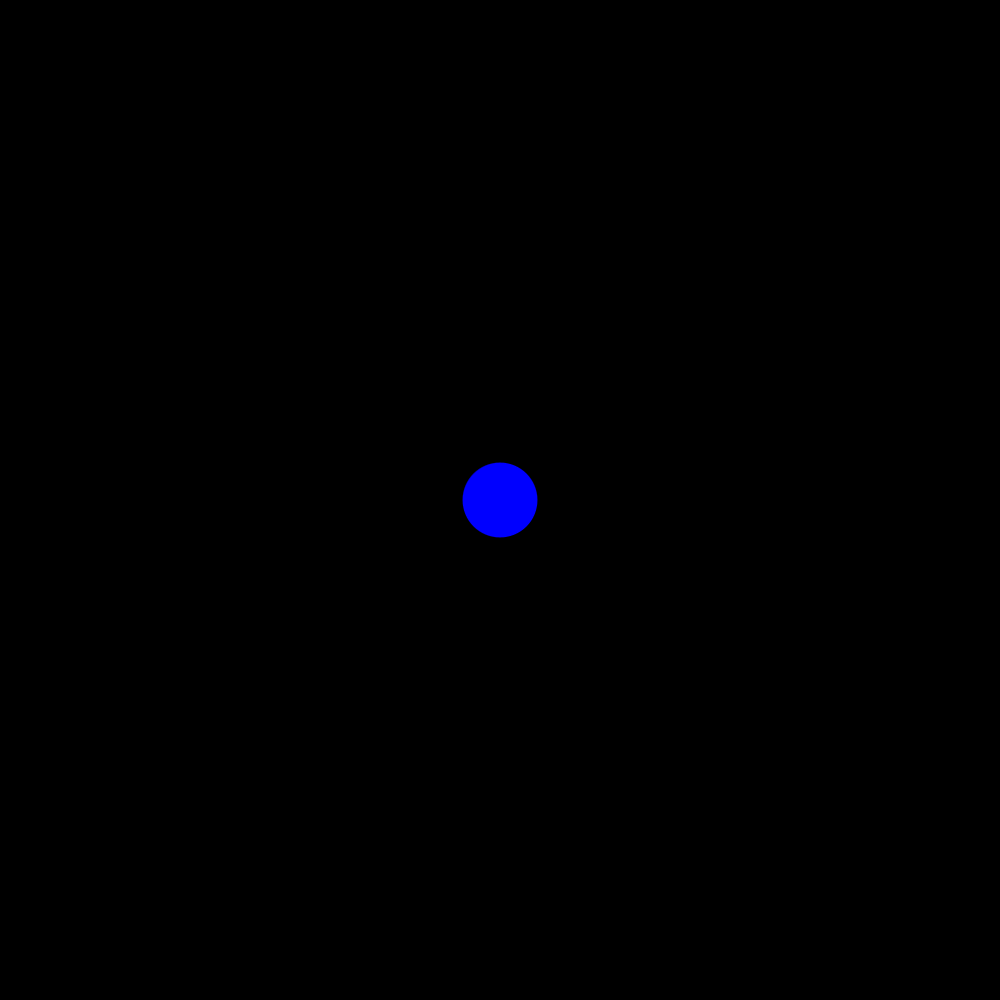
Frame 1 (no input)
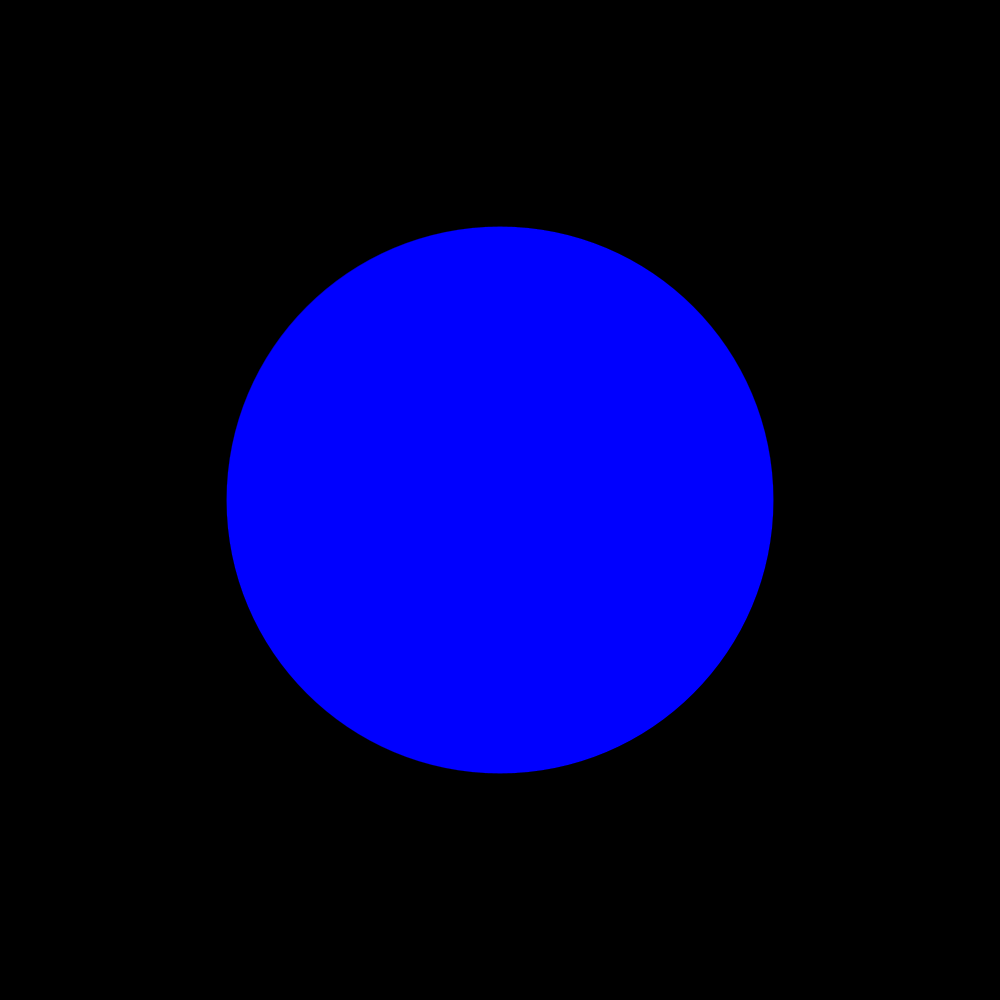
Frame 60 (the mouse pressed at the canvas centre just before this capture)
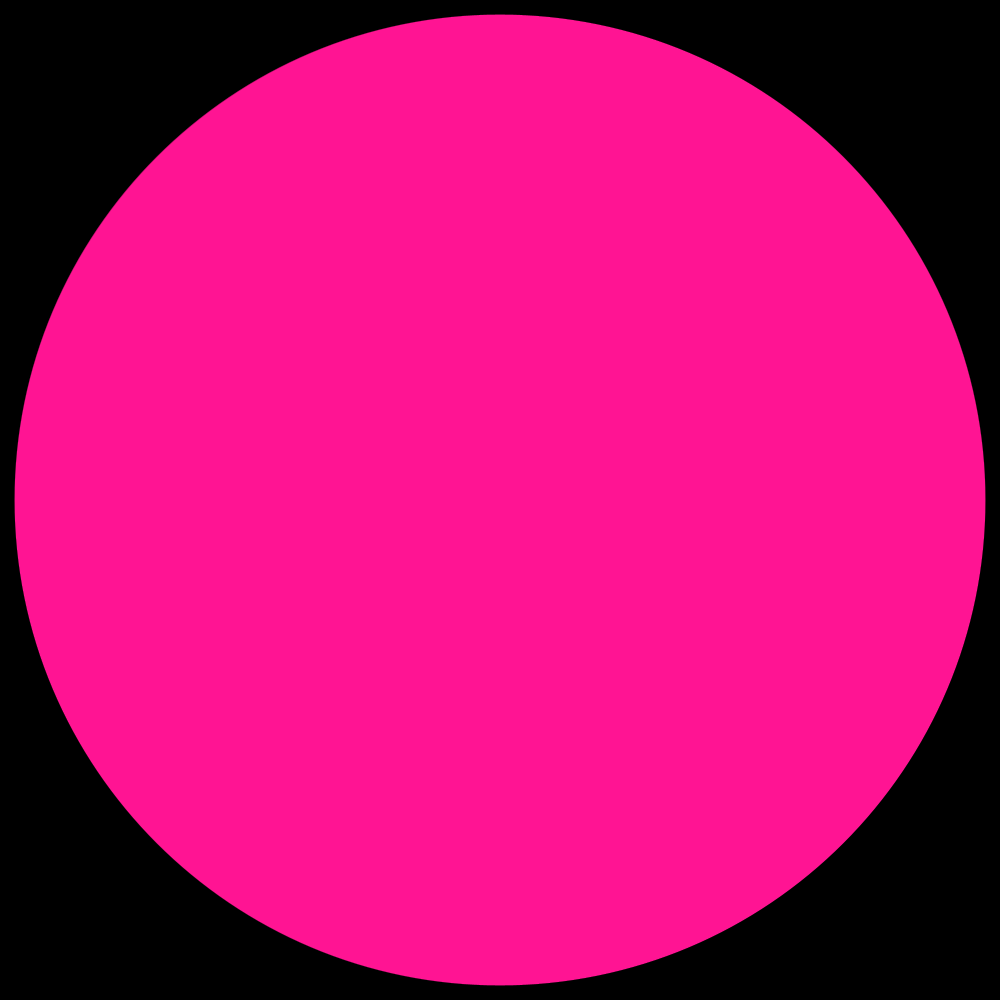
Frame 120 (the mouse held since frame 60 and released just before this capture)

The Processing sketch that drew these frames (run headless with seeded random() and noise(); from frame 60 on, the mouse is pressed at the canvas centre):

// Processing sketch: Lab7Pt4_Nguyen
// ── Lab7Pt4_Nguyen.pde
/**************************************************************/

// Lab 7, Part 4
// Vincent Nguyen

// Global Variables
int circleSize;
boolean sizeVariation;

// Setup
void setup()
{
  size(1000, 1000);
  background(0);
  circleSize = 75;
  sizeVariation = true;  // True: Size Increase | False: Size Decrease
}

// Drawing Loop
void draw()
{
  background(0);
  strokeWeight(0);
  ellipseMode(CENTER);
  
  if(sizeVariation == true)
  {
    fill(0, 0, 255);
    ellipse(width/2, height/2, circleSize, circleSize);
    circleSize+=8;
    
    if(circleSize>=width && circleSize>=height)
    {
      sizeVariation = false;
    }
  }
  if(sizeVariation == false)
  {
    fill(255,20,147);
    ellipse(width/2, height/2, circleSize, circleSize);
    circleSize-=8;
    
    if(circleSize<=75 && circleSize<=75)
    {
      sizeVariation = true;
    }
  }
}


/**************************************************************/
